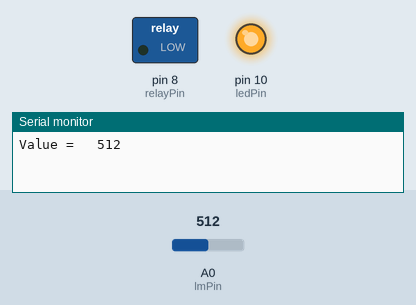
This sketch was run on a simulated Arduino Uno, built with avr-gcc and run on an emulated ATmega328P. On the bench: switched loads named in the sketch (green lamp = pin HIGH), output pins drawn as LEDs (lit = HIGH), the last lines printed to the serial monitor. The test bench sets the inputs (shaded band); at power-on: A0 (lmPin) = 512.

Above: at 5.3 s.
5.4 s: A0 (lmPin) set to 68
10.8 s: A0 (lmPin) set to 56
At 15.3 s:
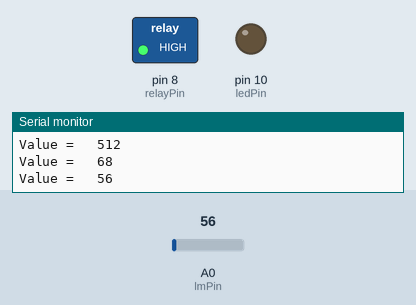
16.2 s: A0 (lmPin) set to 73
At 19.2 s:
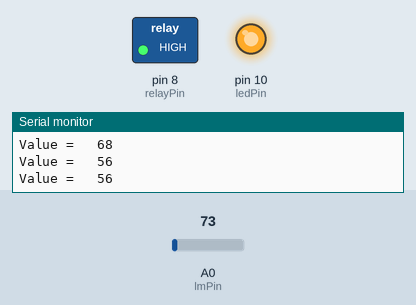
22.5 s: A0 (lmPin) set to 53
At 28.9 s:
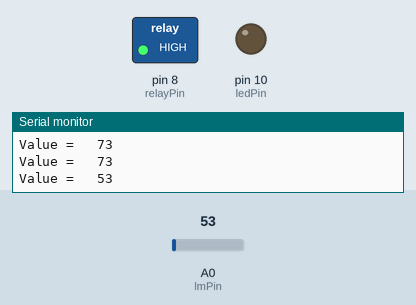
Timing chart, 0 to 30.0 s (numbered marks = the images above; inputs shaded):
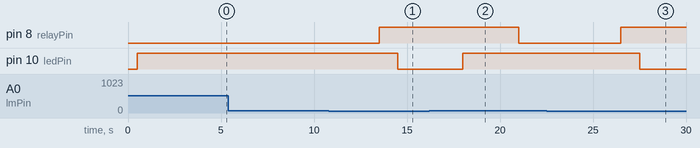

The sketch:

Final_Code.ino
```cpp
int lmPin = A0;
int ledPin = 10;
int relayPin = 8;

void setup()
{
pinMode(lmPin, INPUT);
pinMode(relayPin, OUTPUT);
pinMode(ledPin,  OUTPUT);
Serial.begin(9600);
}
void loop()
{
int val;
val=analogRead(0);

if (val >= 63)
{
  delay(500);
  digitalWrite(ledPin, HIGH);
  delay(3000);
  digitalWrite(relayPin, LOW);
}
else
{
  digitalWrite(relayPin, HIGH);
  delay(1000);
  digitalWrite(ledPin, LOW);
}

Serial.print("Value =   ");
Serial.println(val);// output and display value of val

delay(1000);// wait for 1 second
}
```

Measured:
- the behaviour switches between 63 and 62 on A0 (lmPin) (found by bisection; images 0 and 1)
- after the input at 10.8 s, pin 8 (relayPin): LOW → HIGH after 2.7 s; pin 10 (ledPin): HIGH → LOW after 3.7 s
- after the input at 16.2 s, pin 8 (relayPin): HIGH → LOW after 4.8 s; pin 10 (ledPin): LOW → HIGH after 1.8 s
- after the input at 22.5 s, pin 8 (relayPin): LOW → HIGH after 4.0 s; pin 10 (ledPin): HIGH → LOW after 5.0 s
